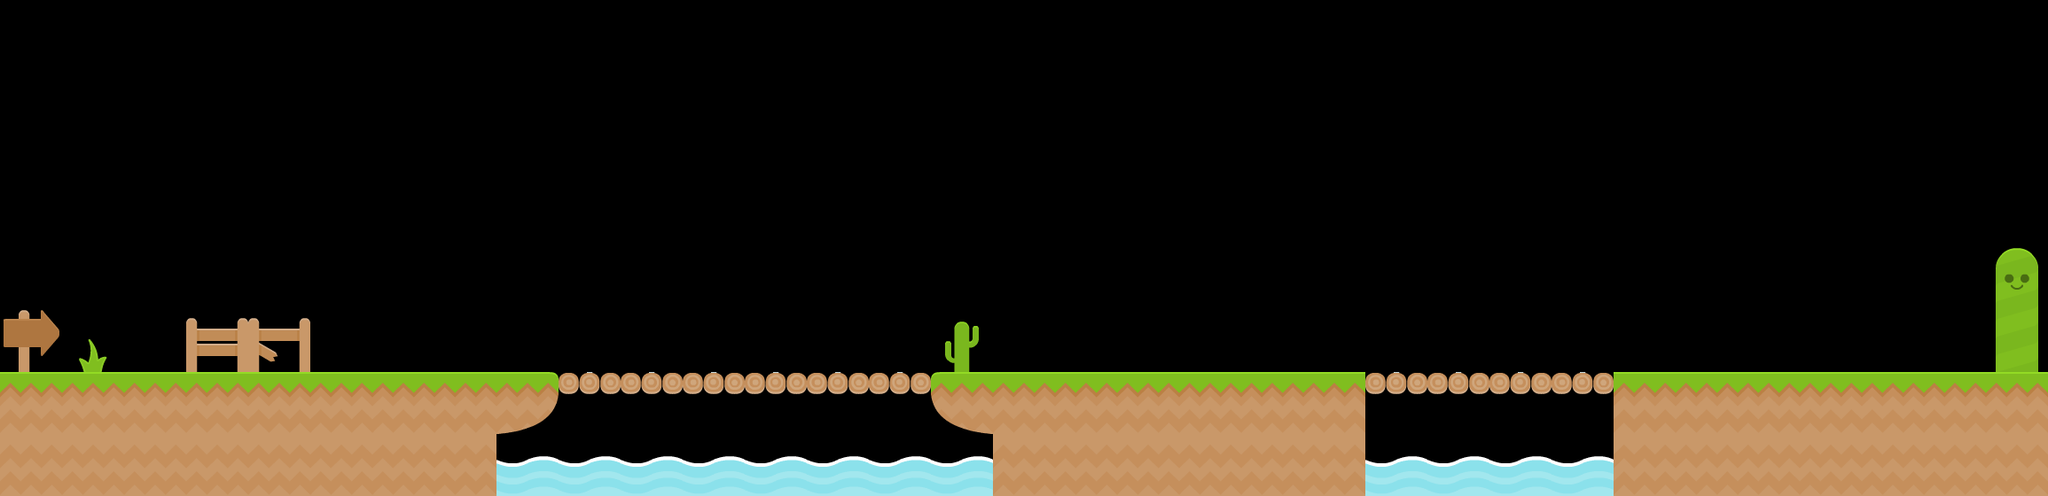

This game map was drawn from its Tiled (.tmx) file and the tilesets committed beside it. A one-line description and the full map source follow:
An orthogonal 33x8 tile map with 70x70 px tiles, 2 tile layers (BackgroundLayer, GroundLayer), 2 tilesets and 9 objects (8x box, flag).

<map version="1.0" orientation="orthogonal" renderorder="right-down" width="33" height="8" tilewidth="70" tileheight="70" nextobjectid="34">
 <tileset firstgid="1" name="mytileset" tilewidth="70" tileheight="70" tilecount="35" columns="5">
  <image source="tiles.png" width="350" height="490" />
 </tileset>
 <tileset firstgid="36" name="enemies" tilewidth="70" tileheight="70" tilecount="3" columns="0">
  <tile id="0">
   <image width="51" height="51" source="texture-atlas/blockerMad.png" />
  </tile>
  <tile id="2">
   <image width="70" height="70" source="texture-atlas/flagYellow.png" />
  </tile>
  <tile id="3">
   <image width="70" height="70" source="texture-atlas/liquidWaterTop_mid.png" />
  </tile>
 </tileset>
 <layer name="BackgroundLayer" width="33" height="8">
  <data encoding="csv">
0,0,0,0,0,0,0,0,0,0,0,0,0,0,0,0,0,0,0,0,0,0,0,0,0,0,0,0,0,0,0,0,0,
0,0,0,0,0,0,0,0,0,0,0,0,0,0,0,0,0,0,0,0,0,0,0,0,0,0,0,0,0,0,0,0,0,
0,0,0,0,0,0,0,0,0,0,0,0,0,0,0,0,0,0,0,0,0,0,0,0,0,0,0,0,0,0,0,0,0,
0,0,0,0,0,0,0,0,0,0,0,0,0,0,0,0,0,0,0,0,0,0,0,0,0,0,0,0,0,0,0,0,0,
0,0,0,0,0,0,0,0,0,0,0,0,0,0,0,0,0,0,0,0,0,0,0,0,0,0,0,0,0,0,0,0,4,
20,25,0,22,6,0,0,0,0,0,0,0,0,0,0,21,0,0,0,0,0,0,0,0,0,0,0,0,0,0,0,0,9,
0,0,0,0,0,0,0,0,0,0,0,0,0,0,0,0,0,0,0,0,0,0,0,0,0,0,0,0,0,0,0,0,0,
0,0,0,0,0,0,0,0,14,14,14,14,14,14,14,14,0,0,0,0,0,0,14,14,14,14,0,0,0,0,0,0,0
</data>
 </layer>
 <layer name="GroundLayer" width="33" height="8">
  <data encoding="csv">
0,0,0,0,0,0,0,0,0,0,0,0,0,0,0,0,0,0,0,0,0,0,0,0,0,0,0,0,0,0,0,0,0,
0,0,0,0,0,0,0,0,0,0,0,0,0,0,0,0,0,0,0,0,0,0,0,0,0,0,0,0,0,0,0,0,0,
0,0,0,0,0,0,0,0,0,0,0,0,0,0,0,0,0,0,0,0,0,0,0,0,0,0,0,0,0,0,0,0,0,
0,0,0,0,0,0,0,0,0,0,0,0,0,0,0,0,0,0,0,0,0,0,0,0,0,0,0,0,0,0,0,0,0,
0,0,0,0,0,0,0,0,0,0,0,0,0,0,0,0,0,0,0,0,0,0,0,0,0,0,0,0,0,0,0,0,0,
0,0,0,0,0,0,0,0,0,0,0,0,0,0,0,0,0,0,0,0,0,0,0,0,0,0,0,0,0,0,0,0,0,
24,24,24,24,24,24,24,24,33,8,8,8,8,8,8,34,24,24,24,24,24,24,8,8,8,8,24,24,24,24,24,24,24,
35,35,35,35,35,35,35,35,0,0,0,0,0,0,0,0,35,35,35,35,35,35,0,0,0,0,35,35,35,35,35,35,35
</data>
 </layer>
 <objectgroup name="ObjectLayer">
  <object id="5" name="box" gid="36" x="540" y="420" width="51" height="51" />
  <object id="6" name="box" gid="36" x="840.5" y="420" width="51" height="51" />
  <object id="7" name="box" gid="36" x="840.5" y="367.5" width="51" height="51" />
  <object id="15" name="box" gid="36" x="1225" y="420" width="51" height="51" />
  <object id="27" name="box" gid="36" x="1276" y="420" width="51" height="51" />
  <object id="28" name="box" gid="36" x="1531" y="420" width="51" height="51" />
  <object id="29" name="box" gid="36" x="1550" y="369" width="51" height="51" />
  <object id="31" name="box" gid="36" x="1838" y="355" width="51" height="51" />
  <object id="33" name="flag" gid="38" x="2170" y="420" width="70" height="70" />
 </objectgroup>
</map>
